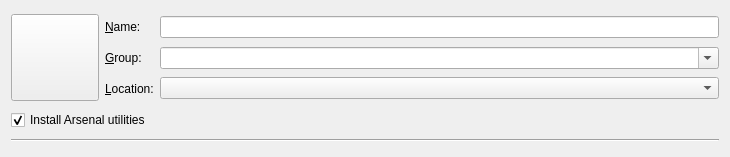
<?xml version="1.0" encoding="UTF-8"?>
<ui version="4.0">
 <class>NewInstanceDialog</class>
 <widget class="QDialog" name="NewInstanceDialog">
  <property name="windowModality">
   <enum>Qt::WindowModality::ApplicationModal</enum>
  </property>
  <property name="geometry">
   <rect>
    <x>0</x>
    <y>0</y>
    <width>730</width>
    <height>157</height>
   </rect>
  </property>
  <property name="windowTitle">
   <string>New Instance</string>
  </property>
  <property name="windowIcon">
   <iconset>
    <normaloff>:/icons/toolbar/new</normaloff>:/icons/toolbar/new</iconset>
  </property>
  <property name="modal">
   <bool>true</bool>
  </property>
  <layout class="QVBoxLayout" name="verticalLayout">
   <item>
    <layout class="QGridLayout" name="gridLayout_2">
     <item row="2" column="1">
      <widget class="QLabel" name="instDirLabel">
       <property name="text">
        <string>&amp;Location:</string>
       </property>
       <property name="buddy">
        <cstring>instDirBox</cstring>
       </property>
      </widget>
     </item>
     <item row="2" column="2">
      <widget class="QComboBox" name="instDirBox"/>
     </item>
     <item row="1" column="2">
      <widget class="QComboBox" name="groupBox">
       <property name="editable">
        <bool>true</bool>
       </property>
      </widget>
     </item>
     <item row="1" column="1">
      <widget class="QLabel" name="groupLabel">
       <property name="text">
        <string>&amp;Group:</string>
       </property>
       <property name="buddy">
        <cstring>groupBox</cstring>
       </property>
      </widget>
     </item>
     <item row="0" column="2">
      <widget class="QLineEdit" name="instNameTextBox">
       <property name="maxLength">
        <number>128</number>
       </property>
      </widget>
     </item>
     <item row="0" column="1">
      <widget class="QLabel" name="nameLabel">
       <property name="text">
        <string>&amp;Name:</string>
       </property>
       <property name="buddy">
        <cstring>instNameTextBox</cstring>
       </property>
      </widget>
     </item>
     <item row="0" column="0" rowspan="3">
      <widget class="QToolButton" name="iconButton">
       <property name="iconSize">
        <size>
         <width>80</width>
         <height>80</height>
        </size>
       </property>
      </widget>
     </item>
    </layout>
   </item>
   <item>
    <widget class="QCheckBox" name="installArsenalUtilitiesCheck">
     <property name="text">
      <string>Install Arsenal utilities</string>
     </property>
     <property name="toolTip">
      <string>When enabled, installs Arsenal NameProtect into Fabric instances after creation (client-side name aliases). Ignored for non-Fabric loaders.</string>
     </property>
     <property name="checked">
      <bool>true</bool>
     </property>
    </widget>
   </item>
   <item>
    <widget class="Line" name="line">
     <property name="orientation">
      <enum>Qt::Orientation::Horizontal</enum>
     </property>
    </widget>
   </item>
  </layout>
 </widget>
 <tabstops>
  <tabstop>iconButton</tabstop>
  <tabstop>instNameTextBox</tabstop>
  <tabstop>groupBox</tabstop>
  <tabstop>instDirBox</tabstop>
  <tabstop>installArsenalUtilitiesCheck</tabstop>
 </tabstops>
 <resources/>
 <connections/>
</ui>
